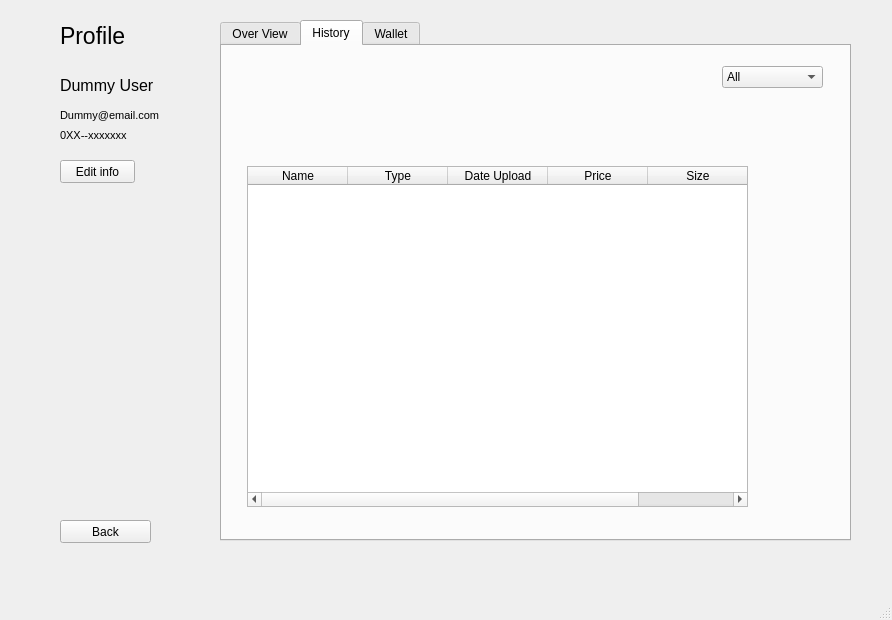
<?xml version="1.0" encoding="UTF-8"?>
<ui version="4.0">
 <class>ProfileWindow</class>
 <widget class="QMainWindow" name="ProfileWindow">
  <property name="geometry">
   <rect>
    <x>0</x>
    <y>0</y>
    <width>892</width>
    <height>620</height>
   </rect>
  </property>
  <property name="windowTitle">
   <string>Profile</string>
  </property>
  <widget class="QWidget" name="centralwidget">
   <widget class="QLabel" name="label">
    <property name="geometry">
     <rect>
      <x>60</x>
      <y>20</y>
      <width>131</width>
      <height>31</height>
     </rect>
    </property>
    <property name="font">
     <font>
      <pointsize>17</pointsize>
     </font>
    </property>
    <property name="text">
     <string>Profile</string>
    </property>
   </widget>
   <widget class="QLabel" name="UsernameTxt">
    <property name="geometry">
     <rect>
      <x>60</x>
      <y>70</y>
      <width>191</width>
      <height>31</height>
     </rect>
    </property>
    <property name="font">
     <font>
      <pointsize>12</pointsize>
     </font>
    </property>
    <property name="text">
     <string>Dummy User </string>
    </property>
   </widget>
   <widget class="QLabel" name="UseremailTxt">
    <property name="geometry">
     <rect>
      <x>60</x>
      <y>100</y>
      <width>191</width>
      <height>31</height>
     </rect>
    </property>
    <property name="font">
     <font>
      <pointsize>8</pointsize>
     </font>
    </property>
    <property name="text">
     <string>Dummy@email.com</string>
    </property>
   </widget>
   <widget class="QLabel" name="UsernumberTxt">
    <property name="geometry">
     <rect>
      <x>60</x>
      <y>120</y>
      <width>191</width>
      <height>31</height>
     </rect>
    </property>
    <property name="font">
     <font>
      <pointsize>8</pointsize>
     </font>
    </property>
    <property name="text">
     <string>0XX--xxxxxxx</string>
    </property>
   </widget>
   <widget class="QPushButton" name="EditInfoBtn">
    <property name="geometry">
     <rect>
      <x>60</x>
      <y>160</y>
      <width>75</width>
      <height>23</height>
     </rect>
    </property>
    <property name="text">
     <string>Edit info</string>
    </property>
   </widget>
   <widget class="QTabWidget" name="tabWidget">
    <property name="geometry">
     <rect>
      <x>220</x>
      <y>20</y>
      <width>631</width>
      <height>521</height>
     </rect>
    </property>
    <property name="layoutDirection">
     <enum>Qt::LeftToRight</enum>
    </property>
    <property name="autoFillBackground">
     <bool>false</bool>
    </property>
    <property name="tabPosition">
     <enum>QTabWidget::North</enum>
    </property>
    <property name="tabShape">
     <enum>QTabWidget::Rounded</enum>
    </property>
    <property name="currentIndex">
     <number>1</number>
    </property>
    <widget class="QWidget" name="tab">
     <attribute name="title">
      <string>Over View</string>
     </attribute>
     <widget class="QGroupBox" name="groupBox">
      <property name="geometry">
       <rect>
        <x>20</x>
        <y>50</y>
        <width>581</width>
        <height>271</height>
       </rect>
      </property>
      <property name="title">
       <string>Past sale graph</string>
      </property>
     </widget>
     <widget class="QGroupBox" name="groupBox_2">
      <property name="geometry">
       <rect>
        <x>20</x>
        <y>349</y>
        <width>181</width>
        <height>101</height>
       </rect>
      </property>
      <property name="title">
       <string>Bought graph</string>
      </property>
     </widget>
     <widget class="QGroupBox" name="groupBox_3">
      <property name="geometry">
       <rect>
        <x>210</x>
        <y>350</y>
        <width>181</width>
        <height>101</height>
       </rect>
      </property>
      <property name="title">
       <string>Profit</string>
      </property>
     </widget>
     <widget class="QGroupBox" name="groupBox_5">
      <property name="geometry">
       <rect>
        <x>430</x>
        <y>350</y>
        <width>181</width>
        <height>101</height>
       </rect>
      </property>
      <property name="title">
       <string>Data Graph</string>
      </property>
     </widget>
    </widget>
    <widget class="QWidget" name="tab_2">
     <attribute name="title">
      <string>History</string>
     </attribute>
     <widget class="QComboBox" name="comboBox">
      <property name="geometry">
       <rect>
        <x>500</x>
        <y>20</y>
        <width>101</width>
        <height>22</height>
       </rect>
      </property>
      <item>
       <property name="text">
        <string>All</string>
       </property>
      </item>
      <item>
       <property name="text">
        <string>Sell</string>
       </property>
      </item>
      <item>
       <property name="text">
        <string>Bought</string>
       </property>
      </item>
     </widget>
     <widget class="QTableWidget" name="historyTable">
      <property name="geometry">
       <rect>
        <x>25</x>
        <y>120</y>
        <width>501</width>
        <height>341</height>
       </rect>
      </property>
      <column>
       <property name="text">
        <string>Name</string>
       </property>
      </column>
      <column>
       <property name="text">
        <string>Type</string>
       </property>
      </column>
      <column>
       <property name="text">
        <string>Date Upload</string>
       </property>
      </column>
      <column>
       <property name="text">
        <string>Price</string>
       </property>
      </column>
      <column>
       <property name="text">
        <string>Size</string>
       </property>
      </column>
     </widget>
    </widget>
    <widget class="QWidget" name="Wallet">
     <attribute name="title">
      <string>Wallet</string>
     </attribute>
     <widget class="QPushButton" name="pushButton">
      <property name="geometry">
       <rect>
        <x>220</x>
        <y>230</y>
        <width>201</width>
        <height>23</height>
       </rect>
      </property>
      <property name="text">
       <string>Add or update credit card info</string>
      </property>
     </widget>
    </widget>
   </widget>
   <widget class="QPushButton" name="BackBtn">
    <property name="geometry">
     <rect>
      <x>60</x>
      <y>520</y>
      <width>91</width>
      <height>23</height>
     </rect>
    </property>
    <property name="text">
     <string>Back</string>
    </property>
   </widget>
  </widget>
  <widget class="QMenuBar" name="menubar">
   <property name="geometry">
    <rect>
     <x>0</x>
     <y>0</y>
     <width>892</width>
     <height>21</height>
    </rect>
   </property>
  </widget>
  <widget class="QStatusBar" name="statusbar"/>
 </widget>
 <resources/>
 <connections/>
</ui>
